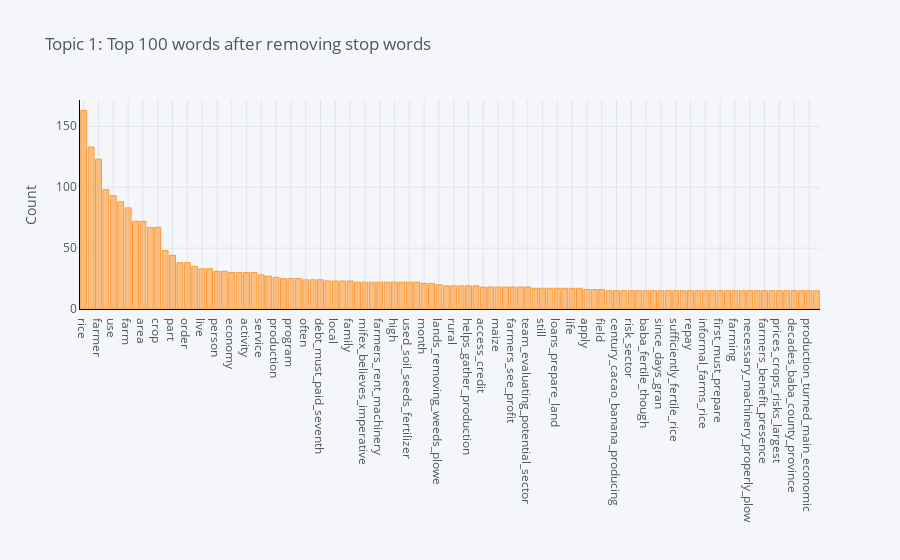

Notebook source saved alongside this figure:
### Code cell
plot_model(lda, plot = 'frequency', topic_num = 'Topic 1')

### Figure 1 — Plotly figure (JSON) as saved in the notebook; plotly's stock layout.template omitted (floating-point values rounded to 4 significant figures)
{"data": [{"marker": {"color": "rgba(255, 153, 51, 0.6)", "line": {"color": "rgba(255, 153, 51, 1.0)", "width": 1}}, "name": "count", "orientation": "v", "text": "", "type": "bar", "x": ["rice", "group", "farmer", "small", "use", "land", "farm", "grow", "area", "sector", "crop", "member", "part", "help", "order", "marry", "live", "water", "person", "work", "economy", "capital", "activity", "pay", "service", "hope", "production", "first_months_r", "program", "promoting_savings_often_forgotten", "often", "mifex_rural_finance", "debt_must_paid_seventh", "micro", "local", "cannot_fully_repay_borrower", "family", "capital_reserved_future_investment", "mifex_believes_imperative", "boleo_spanish_hand_sowe", "farmers_rent_machinery", "making_initial_expenditures_mifex", "high", "farmers_produce_sack", "used_soil_seeds_fertilizer", "final_month", "month", "repayment_schedule_different_typical", "lands_removing_weeds_plowe", "dairy_cow", "rural", "entrepreneur", "helps_gather_production", "micro_finance_program", "access_credit", "milk", "maize", "association_works_cooperatively", "farmers_see_profit", "communal_bank_others_guarantor", "team_evaluating_potential_sector", "plant", "still", "provide", "loans_prepare_land", "get", "life", "allow", "apply", "home", "field", "rivers_area_winter", "century_cacao_banana_producing", "rice_production_appropriately", "risk_sector", "area_long_cultivation", "baba_fertile_though", "baba_baba_organize", "since_days_gran", "vegetable", "sufficiently_fertile_rice", "lack_infrastructure_sector", "repay", "cycle_prefer_inv", "informal_farms_rice", "grow_crops_plantain", "first_must_prepare", "feed", "farming", "much_rain_drainage_system", "necessary_machinery_properly_plow", "farmers_keep_livestock", "farmers_benefit_presence", "emergency_sources_food_commonly", "prices_crops_risks_largest", "institution_count_formal_financial", "decades_baba_county_province", "production_summer_hand", "production_turned_main_economic", "produce"], "y": [163, 133, 123, 98, 93, 88, 83, 72, 72, 67, 67, 48, 44, 38, 38, 35, 33, 33, 31, 31, 30, 30, 30, 30, 28, 27, 26, 25, 25, 25, 24, 24, 24, 23, 23, 23, 23, 22, 22, 22, 22, 22, 22, 22, 22, 22, 21, 21, 20, 19, 19, 19, 19, 19, 18, 18, 18, 18, 18, 18, 18, 17, 17, 17, 17, 17, 17, 17, 16, 16, 16, 15, 15, 15, 15, 15, 15, 15, 15, 15, 15, 15, 15, 15, 15, 15, 15, 15, 15, 15, 15, 15, 15, 15, 15, 15, 15, 15, 15, 15]}], "layout": {"autosize": true, "legend": {"bgcolor": "#F5F6F9", "font": {"color": "#4D5663"}}, "paper_bgcolor": "#F5F6F9", "plot_bgcolor": "#F5F6F9", "title": {"font": {"color": "#4D5663"}, "text": "Topic 1: Top 100 words after removing stop words"}, "xaxis": {"autorange": true, "gridcolor": "#E1E5ED", "linecolor": "black", "range": [-0.5, 99.5], "showgrid": true, "tickfont": {"color": "#4D5663"}, "title": {"font": {"color": "#4D5663"}, "text": ""}, "type": "category", "zerolinecolor": "#E1E5ED"}, "yaxis": {"autorange": true, "gridcolor": "#E1E5ED", "linecolor": "black", "range": [0, 171.6], "showgrid": true, "tickfont": {"color": "#4D5663"}, "title": {"font": {"color": "#4D5663"}, "text": "Count"}, "type": "linear", "zerolinecolor": "#E1E5ED"}}}
